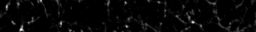
%> input picture cellnav/cellNav_0.70/karl/images/AVG_Ai148_129SVG3_122618_1005-1.tif, 256 x 32 px
$ octave --eval "result = edgeVessel(imread('../../../cellnav/cellNav_0.70/karl/images/AVG_Ai148_129SVG3_122618_1005-1.tif'));"   (GNU Octave 9; MATLAB toolbox functions it lacks are replaced by stand-ins)
%> lines starting %> are read from the running program, lines starting %| are printed output that depends on the picture; in (x1, y1, x2, y2) boxes, pixels count from 0 and x2, y2 are one past the last pixel; in counts of white or black regions, pixels touching at a corner belong together; the program's own positions count from 1
function[aI] = edgeVessel(I,s1,thresh)

kSize = [100 100];

if ~exist('s1','var')
    s1 =3;
end

if ~exist('thresh','var')
    thresh = .2;
end
lowthresh = thresh/4;

sI = edge(I,'Canny',[lowthresh thresh],s1);
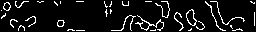
%> sI: size 32x256 logical; 8.7% white in thin lines or dots
se = strel('disk',1);
dI = imdilate(sI,se);
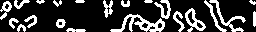
%> dI: size 32x256 logical; 23.1% white; 21 white regions, largest, box (x1, y1, x2, y2) and area: (110, 14, 165, 32) 380, (209, 0, 246, 32) 218, (185, 8, 206, 32) 194
lI = bwlabel(~dI,8);
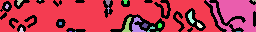
%> lI: size 32x256 double; 23 distinct labels, from 0 to 22; one colour per label, 0 black

props = regionprops(lI,'Area','PixelIdxList');
%> props = 22 regions; largest, Area: 4899, 997, 97, 64, 42
areas = [props.Area];
%> areas = 22 values, max 4899 at index 1, min 1 at index 8, mean 286.2
pass = find((areas<200) & (areas>2));
%> pass = 18 values from 2 to 22
middles = cat(1,props(pass).PixelIdxList);
%> middles = 397 values, max 8162 at index 397, min 167 at index 1, mean 4156.9

aI = lI * 0;
%> aI: size 32x256 double; every value is 0
aI(middles) = 255;
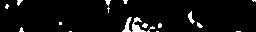
%> aI: size 32x256 double; 4.8% white; 18 white regions (11 under 20 px), largest, box (x1, y1, x2, y2) and area: (132, 17, 146, 32) 97, (122, 17, 132, 32) 64, (188, 11, 195, 24) 42

$ run again, on cellnav/cellNav_0.70/karl/images/AVG_Ai148_129SVG3_122618_1006-1.tif
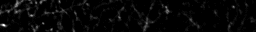
%> input picture cellnav/cellNav_0.70/karl/images/AVG_Ai148_129SVG3_122618_1006-1.tif, 256 x 32 px
%> sI: size 32x256 logical; 9% white in thin lines or dots
%> dI: size 32x256 logical; 23.6% white; 21 white regions, largest, box (x1, y1, x2, y2) and area: (0, 0, 48, 20) 353, (42, 7, 68, 18) 163, (70, 6, 81, 26) 114
%> in edgeVessel, `lI = bwlabel(~dI,8);`:
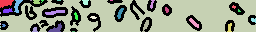
%> lI: size 32x256 double; 30 distinct labels, from 0 to 29; one colour per label, 0 black
%> props = 29 regions; largest, Area: 5595, 78, 62, 61, 58
%> areas = 29 values, max 5595 at index 3, min 2 at index 2, mean 215.8
%> pass = 24 values from 1 to 29
%> middles = 655 values, max 8183 at index 655, min 1 at index 1, mean 2808.8
%> in edgeVessel, `aI(middles) = 255;`:
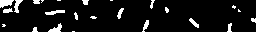
%> aI: size 32x256 double; 8% white; 24 white regions (10 under 20 px), largest, box (x1, y1, x2, y2) and area: (0, 0, 14, 8) 78, (45, 10, 65, 15) 62, (48, 23, 62, 32) 61

$ run again, on cellnav/cellNav_0.70/karl/images/AVG_Ai148_129SVG3_122618_1007-1.tif
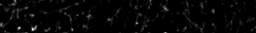
%> input picture cellnav/cellNav_0.70/karl/images/AVG_Ai148_129SVG3_122618_1007-1.tif, 256 x 33 px
%> sI: size 33x256 logical; 9.9% white in thin lines or dots
%> dI: size 33x256 logical; 26.3% white; 21 white regions (2 under 20 px), largest, box (x1, y1, x2, y2) and area: (0, 0, 37, 25) 349, (54, 5, 83, 33) 335, (180, 0, 206, 33) 302
%> in edgeVessel, `lI = bwlabel(~dI,8);`:
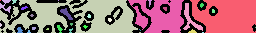
%> lI: size 33x256 double; 32 distinct labels, from 0 to 31; one colour per label, 0 black
%> props = 31 regions; largest, Area: 2675, 1784, 1215, 167, 65
%> areas = 31 values, max 2675 at index 3, min 1 at index 1, mean 200.9
%> pass = 22 values from 2 to 30
%> middles = 544 values, max 7075 at index 544, min 4 at index 1, mean 3547.6
%> in edgeVessel, `aI(middles) = 255;`:
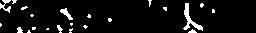
%> aI: size 33x256 double; 6.4% white; 22 white regions (16 under 20 px), largest, box (x1, y1, x2, y2) and area: (183, 3, 203, 31) 167, (0, 0, 11, 13) 65, (60, 8, 73, 20) 64, (17, 27, 23, 33) 27, (57, 25, 63, 33) 26, (188, 29, 197, 33) 21

$ run again, on cellnav/cellNav_0.70/karl/images/AVG_Ai148_129SVG3_122618_1008-1.tif
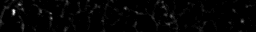
%> input picture cellnav/cellNav_0.70/karl/images/AVG_Ai148_129SVG3_122618_1008-1.tif, 256 x 32 px
%> sI: size 32x256 logical; 6.3% white in thin lines or dots, all inside (x1, y1, x2, y2) = (1, 1, 246, 31)
%> dI: size 32x256 logical; 16.5% white; 16 white regions, largest, box (x1, y1, x2, y2) and area: (154, 0, 181, 32) 236, (36, 6, 56, 24) 158, (86, 2, 102, 26) 133
%> in edgeVessel, `lI = bwlabel(~dI,8);`:
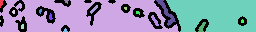
%> lI: size 32x256 double; 18 distinct labels, from 0 to 17; one colour per label, 0 black
%> props = 17 regions; largest, Area: 4077, 2394, 133, 42, 38
%> areas = 17 values, max 4077 at index 2, min 2 at index 3, mean 402.5
%> pass = [1 4 5 6 7 8 9 10 11 12 13 14 16 17]
%> middles = 369 values, max 7799 at index 369, min 1 at index 1, mean 4144.9
%> in edgeVessel, `aI(middles) = 255;`:
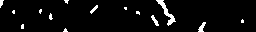
%> aI: size 32x256 double; 4.5% white; 14 white regions (9 under 20 px), largest, box (x1, y1, x2, y2) and area: (156, 0, 176, 26) 133, (198, 22, 206, 32) 42, (151, 15, 159, 26) 38, (90, 5, 98, 14) 29, (0, 0, 4, 8) 20
